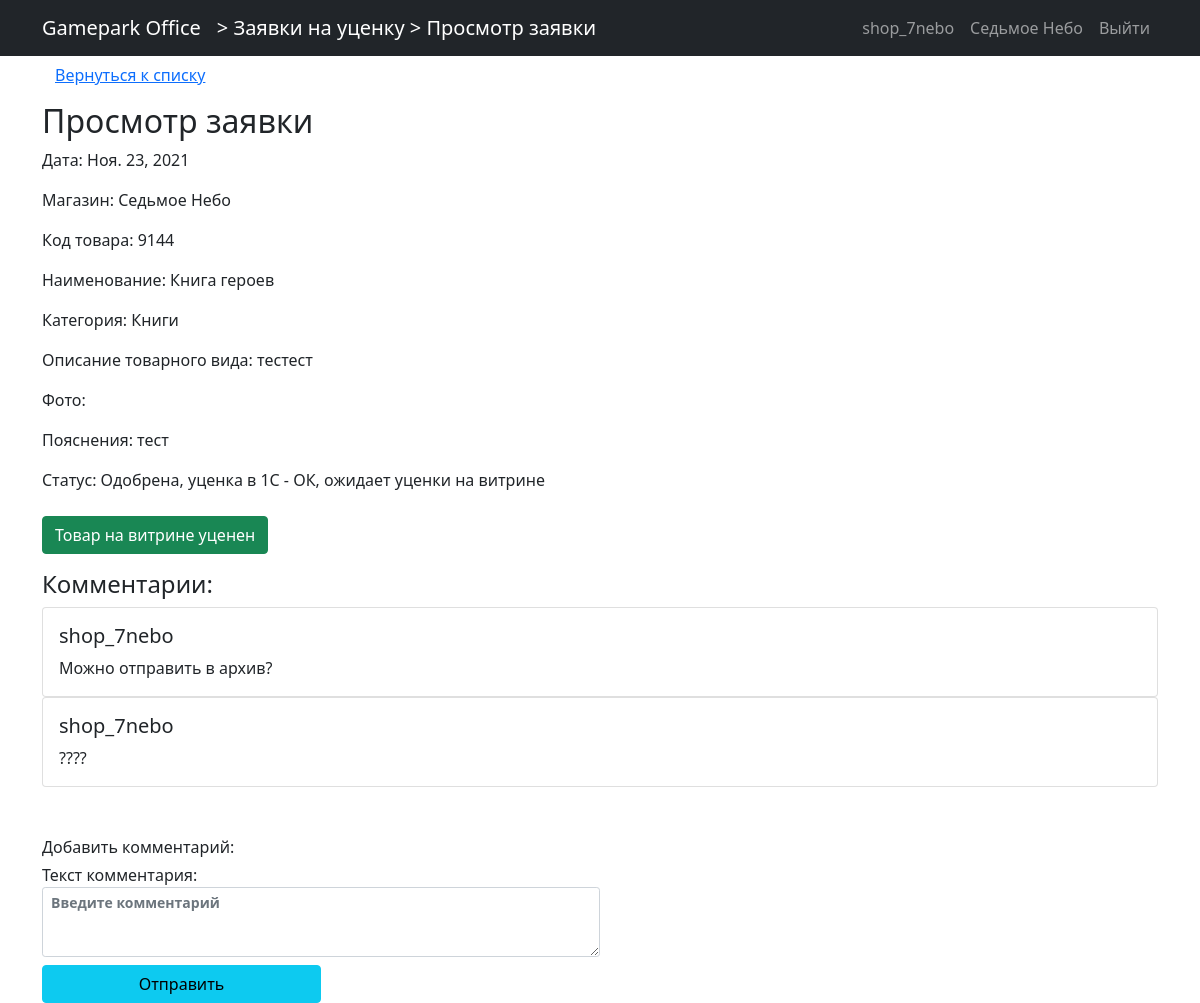
Screenshot of /zayavki/3?prev=/zayavki/ (signed in) with the database file from the repository.
### users/models.py (models this page shows)
class User(AbstractUser):
    email = models.EmailField(blank=True)
    role = models.ForeignKey(Roles, on_delete=models.PROTECT, null=True, default=None)
    shop = models.ForeignKey(Shops, on_delete=models.PROTECT, null=True, default=None, blank=True)

class Shops(models.Model):
    nameshop = models.CharField(max_length=30)
    class Meta:
        verbose_name_plural = "Магазины"
        verbose_name = "Магазин"
    def __str__(self):
        return self.nameshop

class Category(models.Model):
    name = models.CharField(max_length=30)
    class Meta:
        verbose_name_plural = "Категории"
        verbose_name = "Категория"
    def __str__(self):
        return self.name

### zayavki/models.py (models this page shows, shortened)
class Zayavka(models.Model):
    user = models.ForeignKey(
        User, default=None, null=True, on_delete=models.PROTECT)
    data = models.DateField(auto_now_add=True)
    category = models.ForeignKey(Category, on_delete=models.PROTECT)
    code = models.CharField(max_length=10)
    name = models.CharField(max_length=100)
    description = models.TextField()
    clarification = models.TextField()
    foto1 = models.ImageField(upload_to="zayavki/foto", blank=True)
    foto2 = models.ImageField(upload_to="zayavki/foto", blank=True)
    status1 = models.BooleanField(default=False)  # одобрено
    status2 = models.BooleanField(default=False)  # отклонено
    status3 = models.BooleanField(default=False)  # уценено
    status4 = models.BooleanField(default=False)  # ценник сменен
    status5 = models.BooleanField(default=False)  # в архиве
    status6 = models.BooleanField(default=False)
    clarification_of_manager = models.CharField(max_length=150, blank=True)
    manager = models.ForeignKey(
        User, default=None, null=True, on_delete=models.PROTECT, related_name='+')
    class Meta:
        verbose_name_plural = "Заявки"
        verbose_name = "Заявка"

class Comments2(models.Model):
    object_id = models.PositiveSmallIntegerField(null=True)
    created = models.DateTimeField(auto_now_add=True)
    autor = models.CharField(max_length=50, default="")
    body = models.TextField(null=True)  # текст комментария
    active = models.BooleanField(default=True)
    class Meta:
        verbose_name_plural = "Комментарии"
        verbose_name = "Комментарий"

### zayavki/views.py (the view)
# urls.py: path("<int:pk>", ZayavkaDetail.as_view(), name="zayavka-detail"),
class ZayavkaDetail(LoginRequiredMixin, DetailView):
    model = Zayavka
    template_name = "zayavki/zayavka_detail.html"
    def get_context_data(self, **kwargs):
        context = super().get_context_data(**kwargs)
        zayavka = ZayavkaProperties(self.get_object(), self.request.user)
        context["title"] = "Просмотр заявки"
        context["name_page"] = "Просмотр заявки"
        context["access_open"] = zayavka.is_access_open()
        context["status_as_text"] = zayavka.get_status_as_text()
        context['btns'] = zayavka.get_btns()
        context['comments'] = get_comments(self.get_object())
        context['comments_form'] = CommentForm
        context['prev'] = self.request.GET.get('prev')
        return context

### zayavki/services_comments.py (called while the page is built)
def get_comments(zayavka:Zayavka):
    return Comments2.objects.filter(object_id=zayavka.id).order_by("created")

### zayavki/services_zayavka_detail.py (called while the page is built)
    def is_can_be_edited(self) -> bool:
        if self.zayavka.user.shop == self.user.shop and not self.zayavka.status1 and not self.zayavka.status2 and not self.zayavka.status5:
            return True
        else:
            return False

    def is_can_be_approved(self) -> bool:
        if not self.zayavka.status1 and not self.zayavka.status2 and not self.zayavka.status5 and self.user.role.namerole[:3] == "Мен":
            return True
        else:
            return False

    def is_can_be_cancel_approved(self) -> bool:
        if (self.zayavka.status1 or self.zayavka.status2) and not self.zayavka.status3 and not self.zayavka.status5 and self.user.role.namerole[:3] == "Мен":
            return True
        else:
            return False

    def is_can_be_discounted_in_1C(self) -> bool:
        if self.zayavka.status1 and not self.zayavka.status3 and not self.zayavka.status5 and self.user.role.namerole == "Менеджер по уценке":
            return True
        else:
            return False

    def is_can_be_cancel_discounted_in_1C(self) -> bool:
        if self.zayavka.status3 and not self.zayavka.status4 and not self.zayavka.status5 and self.user.role.namerole == "Менеджер по уценке":
            return True
        else:
            return False

    def is_can_be_discounted_in_shop(self) -> bool:
        if self.zayavka.status3 and not self.zayavka.status4 and not self.zayavka.status5 and self.user.role.namerole == "Магазин":
            return True
        else:
            return False

    def is_can_be_cancel_discounted_in_shop(self) -> bool:
        if self.zayavka.status4 and not self.zayavka.status5 and self.user.role.namerole == "Магазин":
            return True
        else:
            return False

    def is_can_be_sent_to_archive(self) -> bool:
        if (self.zayavka.status4 or self.zayavka.status2) and not self.zayavka.status5 and (self.user.role.namerole == "Магазин" or self.user.role.namerole == "Менеджер по уценке"):
            return True
        else:
            return False

    def is_can_be_restored(self) -> bool:
        if self.zayavka.status5:
            return True
        else:
            return False

    def is_access_open(self) -> bool:
        if self.zayavka.user.shop == self.user.shop or self.user.role.namerole[:3] == "Мен":
            return True
        else:
            return False

### zayavki/templates/zayavki/zayavka_detail.html (shortened to what this page needs)
{% extends 'main_page/base.html' %}
{% load  static %}
{% block name_app %}
    <a class="navbar-brand flex-grow-1" href="{% url 'zayavki:zayavki_list' %}"> > Заявки на уценку > {{ name_page }} </a>
{% endblock name_app %}
{% block content %}
    <a href="{{ prev }}" class="btn btn-link mb-2">Вернуться к списку</a>
    {% if access_open %}
        <h2>Просмотр заявки</h2>
        <p> Дата: {{ zayavka.data }} </p>
        <p> Магазин: {{ zayavka.user.shop }} </p>
        <p> Код товара:  {{ zayavka.code }}</p>
        <p> Наименование:  {{ zayavka.name }}</p>
        <p> Категория:  {{ zayavka.category }}</p>
        <p> Описание товарного вида: {{ zayavka.description }}</p>
        <p> Фото:
              </p>
        <p> Пояснения: {{ zayavka.clarification }}</p>
        <p> Статус: {{ status_as_text }}</p>
        <form action="{% url 'zayavki:zayavka-command' %}" method="post">
            {% for btn in btns  %}
                <input  type="submit" class="btn {{btn.btn_class}} mt-2" value="{{btn.btn_value}}" name="{{btn.btn_name}}">
            {% endfor %}
        </form>
        {% include "zayavki/comments.html" %}
    {% else %}
        <p> Данная заявка вам недоступна! </p>
    {% endif %}
{% endblock content %}

### main_page/templates/main_page/base.html (shortened to what this page needs)
{% load static %}
<!DOCTYPE html>
<html lang="en">
<head>
    <link href= {% static 'bootstrap-5/css/bootstrap.min.css' %}  rel="stylesheet">
</head>
<body>
<nav class="navbar navbar-expand-lg navbar-dark bg-dark">
    <div class="container">
        <a class="navbar-brand "
           href="{% url 'main_page:index' %}">
           Gamepark Office
        </a>
        {% block name_app %}{% endblock name_app %}
        <div class="collapse navbar-collapse flex-grow-0" id="navbarContent">
            <ul class="navbar-nav">
                {% if user.is_authenticated %}
                <li class="nav-item">
                    <a class="nav-link" href="{% url 'users:profile' %}">{{user.username }} </a>
                </li>
                    {% if user.shop %}
                        <li class="nav-item">
                            <a class="nav-link" href="{% url 'users:profile' %}">{{user.shop }} </a>
                        </li>
                    {% endif %}
                    <li class="nav-item">
                        <a class="nav-link" href="{% url 'users:logout' %}">Выйти </a>
                    </li>
                {% else %}
                    <li class="nav-item">
                        <a class="nav-link" href="{% url 'users:login' %}">Войти <i class="fas fa-sign-in-alt"></i></a>
                    </li>
                {% endif %}
            </ul>
        </div>
    </div>
</nav>
<div class="container">
    {% block content %} {% endblock content %}
</div>
</body>
</html>

### zayavki/templates/zayavki/comments.html (shortened to what this page needs)
<h4 class="mt-3">Комментарии:</h4>
{% for comment in comments%}
    <div class="card" style="width: 100;">
    <div class="card-body">
        <h5 class="card-title"> {{ comment.autor }}</h5>
        <p class="card-text">{{ comment.body}}</p>
    </div>
    </div>
{% endfor %}
<br>
<br>
Добавить комментарий:
<form action="{% url 'zayavki:add-comment' %}" method="post">
    <div class="col-md-6 col-sm-12">
        <label class="form-label mb-0 mt-1 " for={{comments_form.body.id_for_input}}>Текст комментария:</label>
        {{ comments_form.body}}
     </div>
    <input class="col-md-3 col-sm-12 btn btn-info btn-block mt-2 " type="submit" value="Отправить" >
</form>

### rows the page displays
User: username "shop_7nebo", shop "Седьмое Небо"
Zayavka: data "Ноя. 23, 2021", user.shop "Седьмое Небо", code "9144", name "Книга героев", category "Книги", description "тестест", clarification "тест"
Comments2: autor "shop_7nebo", body "Можно отправить в архив?"
Comments2: autor "shop_7nebo", body "????"

### other values shown
{{ name_page }} "Просмотр заявки"
{{ status_as_text }} "Одобрена, уценка в 1С - ОК, ожидает уценки на витрине"
